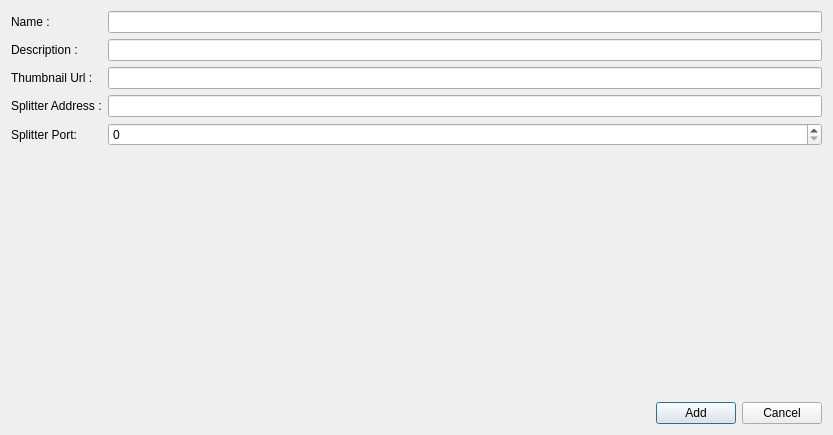
<?xml version="1.0" encoding="UTF-8"?>
<ui version="4.0">
 <class>add_dialog</class>
 <widget class="QDialog" name="add_dialog">
  <property name="geometry">
   <rect>
    <x>0</x>
    <y>0</y>
    <width>833</width>
    <height>435</height>
   </rect>
  </property>
  <property name="windowTitle">
   <string>Dialog</string>
  </property>
  <layout class="QVBoxLayout" name="verticalLayout">
   <item>
    <layout class="QFormLayout" name="formLayout">
     <item row="0" column="0">
      <widget class="QLabel" name="label">
       <property name="text">
        <string>Name :</string>
       </property>
      </widget>
     </item>
     <item row="0" column="1">
      <widget class="QLineEdit" name="lineEdit"/>
     </item>
     <item row="1" column="0">
      <widget class="QLabel" name="label_2">
       <property name="text">
        <string>Description :</string>
       </property>
      </widget>
     </item>
     <item row="1" column="1">
      <widget class="QLineEdit" name="lineEdit_2"/>
     </item>
     <item row="2" column="0">
      <widget class="QLabel" name="label_3">
       <property name="text">
        <string>Thumbnail Url :</string>
       </property>
      </widget>
     </item>
     <item row="2" column="1">
      <widget class="QLineEdit" name="lineEdit_3"/>
     </item>
     <item row="3" column="0">
      <widget class="QLabel" name="label_4">
       <property name="text">
        <string>Splitter Address :</string>
       </property>
      </widget>
     </item>
     <item row="3" column="1">
      <widget class="QLineEdit" name="lineEdit_4"/>
     </item>
     <item row="5" column="0">
      <widget class="QLabel" name="label_5">
       <property name="text">
        <string>Splitter Port:</string>
       </property>
      </widget>
     </item>
     <item row="5" column="1">
      <widget class="QSpinBox" name="spinBox"/>
     </item>
    </layout>
   </item>
   <item>
    <layout class="QHBoxLayout" name="horizontalLayout">
     <item>
      <spacer name="horizontalSpacer">
       <property name="orientation">
        <enum>Qt::Horizontal</enum>
       </property>
       <property name="sizeHint" stdset="0">
        <size>
         <width>40</width>
         <height>20</height>
        </size>
       </property>
      </spacer>
     </item>
     <item>
      <widget class="QPushButton" name="pushButton">
       <property name="sizePolicy">
        <sizepolicy hsizetype="Minimum" vsizetype="Fixed">
         <horstretch>0</horstretch>
         <verstretch>0</verstretch>
        </sizepolicy>
       </property>
       <property name="text">
        <string>Add</string>
       </property>
      </widget>
     </item>
     <item>
      <widget class="QPushButton" name="pushButton_2">
       <property name="sizePolicy">
        <sizepolicy hsizetype="Preferred" vsizetype="Fixed">
         <horstretch>0</horstretch>
         <verstretch>0</verstretch>
        </sizepolicy>
       </property>
       <property name="text">
        <string>Cancel</string>
       </property>
      </widget>
     </item>
    </layout>
   </item>
  </layout>
 </widget>
 <resources/>
 <connections/>
</ui>
